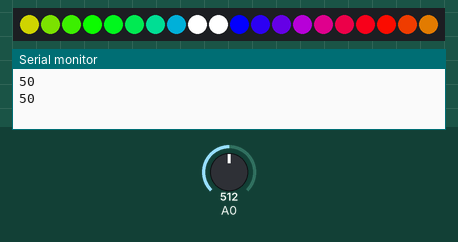
Simulated run of this sketch. Board: Arduino Uno, built with avr-gcc and run on an emulated ATmega328P. On the bench: 20 RGB LEDs in strip order, left to right, the last lines printed to the serial monitor. The inputs (shaded band) are chosen by the test bench; at power-on: A0 = 512.

Above: at 4.2 s.
4.3 s: A0 set to 306
At 7.23 s:
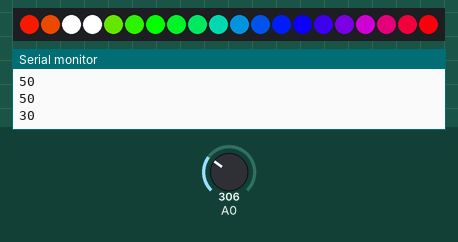
8.7 s: A0 set to 246
At 9.7 s:
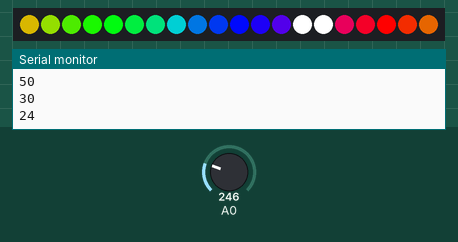
13.1 s: A0 set to 266
At 13.39 s:
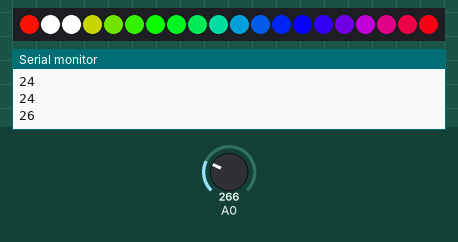
17.5 s: A0 set to 716
At 19.86 s:
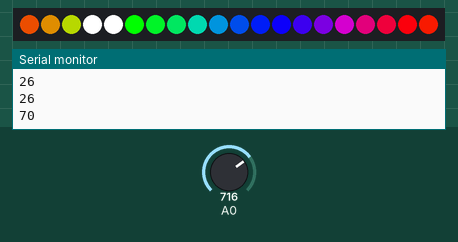
21.9 s: A0 set to 160
At 24.17 s:
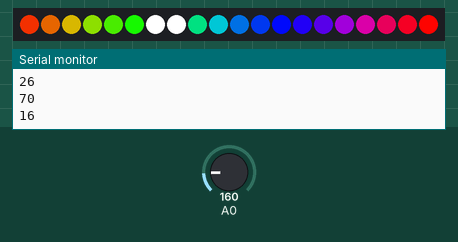
27.3 s: A0 set to 122
At 28.48 s:
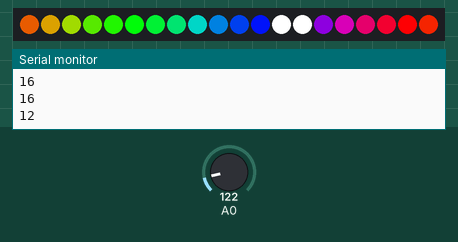

The sketch:

NUI_017_Actuated_Landscape_Route.ino
```cpp
#include <Adafruit_NeoPixel.h>
#ifdef __AVR__
#include <avr/power.h>
#endif

#define PIN 6

#define NUM_LEDS 20

#define BRIGHTNESS 255

Adafruit_NeoPixel strip = Adafruit_NeoPixel(NUM_LEDS, PIN, NEO_GRBW + NEO_KHZ800);

byte neopix_gamma[] = {
  0,  0,  0,  0,  0,  0,  0,  0,  0,  0,  0,  0,  0,  0,  0,  0,
  0,  0,  0,  0,  0,  0,  0,  0,  0,  0,  0,  0,  1,  1,  1,  1,
  1,  1,  1,  1,  1,  1,  1,  1,  1,  2,  2,  2,  2,  2,  2,  2,
  2,  3,  3,  3,  3,  3,  3,  3,  4,  4,  4,  4,  4,  5,  5,  5,
  5,  6,  6,  6,  6,  7,  7,  7,  7,  8,  8,  8,  9,  9,  9, 10,
  10, 10, 11, 11, 11, 12, 12, 13, 13, 13, 14, 14, 15, 15, 16, 16,
  17, 17, 18, 18, 19, 19, 20, 20, 21, 21, 22, 22, 23, 24, 24, 25,
  25, 26, 27, 27, 28, 29, 29, 30, 31, 32, 32, 33, 34, 35, 35, 36,
  37, 38, 39, 39, 40, 41, 42, 43, 44, 45, 46, 47, 48, 49, 50, 50,
  51, 52, 54, 55, 56, 57, 58, 59, 60, 61, 62, 63, 64, 66, 67, 68,
  69, 70, 72, 73, 74, 75, 77, 78, 79, 81, 82, 83, 85, 86, 87, 89,
  90, 92, 93, 95, 96, 98, 99, 101, 102, 104, 105, 107, 109, 110, 112, 114,
  115, 117, 119, 120, 122, 124, 126, 127, 129, 131, 133, 135, 137, 138, 140, 142,
  144, 146, 148, 150, 152, 154, 156, 158, 160, 162, 164, 167, 169, 171, 173, 175,
  177, 180, 182, 184, 186, 189, 191, 193, 196, 198, 200, 203, 205, 208, 210, 213,
  215, 218, 220, 223, 225, 228, 231, 233, 236, 239, 241, 244, 247, 249, 252, 255
};


void setup() {
  // This is for Trinket 5V 16MHz, you can remove these three lines if you are not using a Trinket
#if defined (__AVR_ATtiny85__)
  if (F_CPU == 16000000) clock_prescale_set(clock_div_1);
#endif
  // End of trinket special code
  strip.setBrightness(BRIGHTNESS);
  strip.begin();
  strip.show(); // Initialize all pixels to 'off'
  Serial.begin(9600);
  pinMode(A0, INPUT);
}

void loop() {

  whiteOverRainbow(10, 20, 2);


}


void whiteOverRainbow(uint8_t wait, uint8_t whiteSpeed, uint8_t whiteLength ) {


  int light = analogRead(A0);
  int mapLight = map(light, 0, 1023, 1, 100);
  Serial.println(mapLight);

  if (whiteLength >= strip.numPixels()) whiteLength = strip.numPixels() - 1;

  int head = whiteLength - 1;
  int tail = 0;

  int loops = 3;
  int loopNum = 0;

  static unsigned long lastTime = 0;


  while (true) {
    for (int j = 0; j < 256; j++) {
      for (uint16_t i = 0; i < strip.numPixels(); i++) {
        if ((i >= tail && i <= head) || (tail > head && i >= tail) || (tail > head && i <= head) ) {
          strip.setPixelColor(i, strip.Color(0, 0, 0, 255 ) );
        }
        else {
          strip.setPixelColor(i, Wheel(((i * 256 / strip.numPixels()) + j) & 255));
        }

      }

      if (millis() - lastTime >mapLight) {
        head++;
        tail++;
        if (head == strip.numPixels()) {
          loopNum++;
        }
        lastTime = millis();
      }

      if (loopNum == loops) return;

      head %= strip.numPixels();
      tail %= strip.numPixels();
      strip.show();
      delay(wait);
    }
  }

}
void fullWhite() {

  for (uint16_t i = 0; i < strip.numPixels(); i++) {
    strip.setPixelColor(i, strip.Color(0, 0, 0, 255 ) );
  }
  strip.show();
}


// Slightly different, this makes the rainbow equally distributed throughout
void rainbowCycle(uint8_t wait) {
  uint16_t i, j;

  for (j = 0; j < 256 * 5; j++) { // 5 cycles of all colors on wheel
    for (i = 0; i < strip.numPixels(); i++) {
      strip.setPixelColor(i, Wheel(((i * 256 / strip.numPixels()) + j) & 255));
    }
    strip.show();
    delay(wait);
  }
}

void rainbow(uint8_t wait) {
  uint16_t i, j;

  for (j = 0; j < 256; j++) {
    for (i = 0; i < strip.numPixels(); i++) {
      strip.setPixelColor(i, Wheel((i + j) & 255));
    }
    strip.show();
    delay(wait);
  }
}

// Input a value 0 to 255 to get a color value.
// The colours are a transition r - g - b - back to r.
uint32_t Wheel(byte WheelPos) {
  WheelPos = 255 - WheelPos;
  if (WheelPos < 85) {
    return strip.Color(255 - WheelPos * 3, 0, WheelPos * 3, 0);
  }
  if (WheelPos < 170) {
    WheelPos -= 85;
    return strip.Color(0, WheelPos * 3, 255 - WheelPos * 3, 0);
  }
  WheelPos -= 170;
  return strip.Color(WheelPos * 3, 255 - WheelPos * 3, 0, 0);
}

uint8_t red(uint32_t c) {
  return (c >> 16);
}
uint8_t green(uint32_t c) {
  return (c >> 8);
}
uint8_t blue(uint32_t c) {
  return (c);
}
```

Measured:
- after the input at 4.3 s, the LEDs: first differ from a run without the input after 2.8 s (image 1)
- after the input at 8.7 s, the LEDs: first differ from a run without the input after 0.85 s (image 2)
- after the input at 13.1 s, the LEDs: change after 0.14 s (image 3)
- after the input at 21.9 s, the LEDs: first differ from a run without the input after 2.1 s (image 5)
